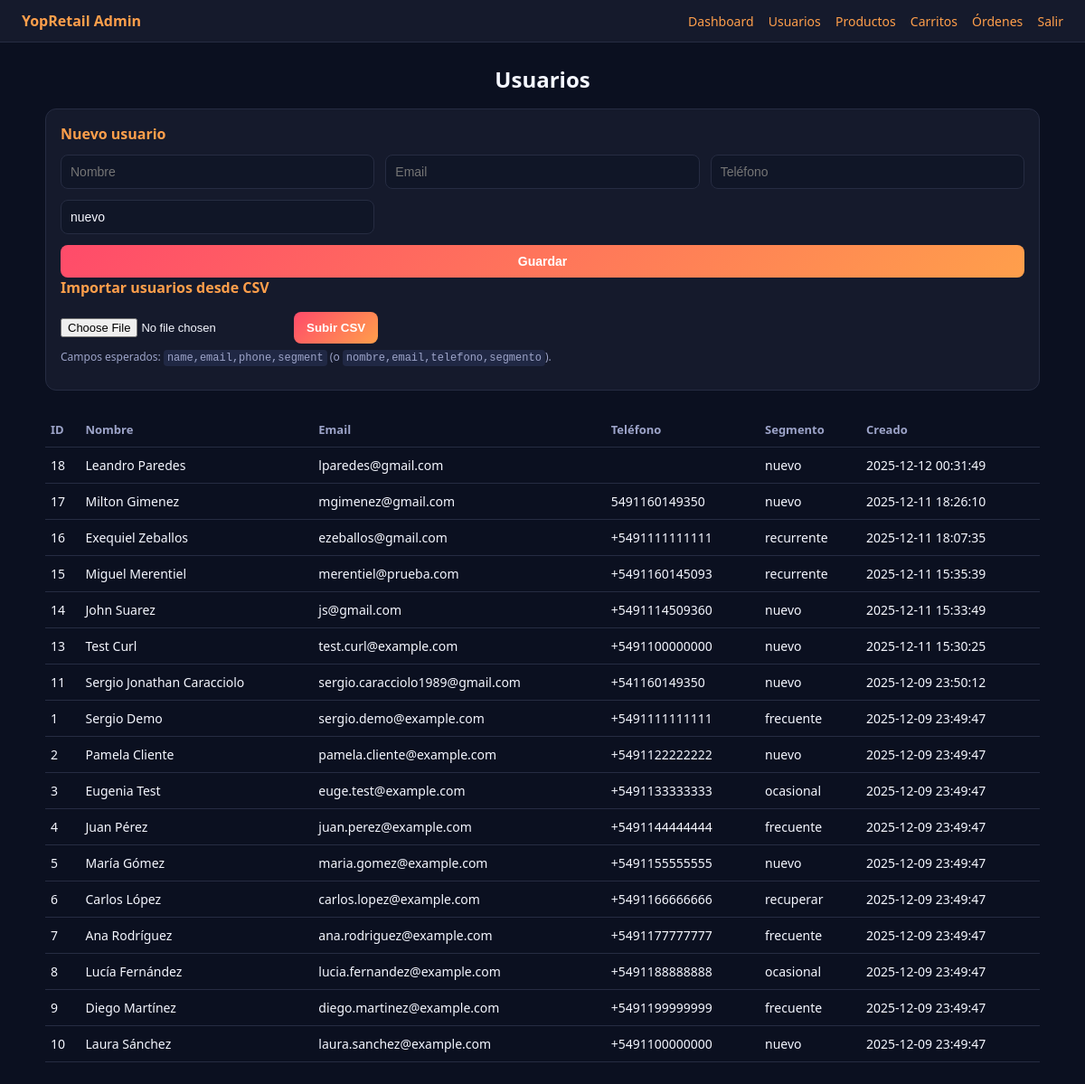
The app's page /admin/users (signed in), older data.
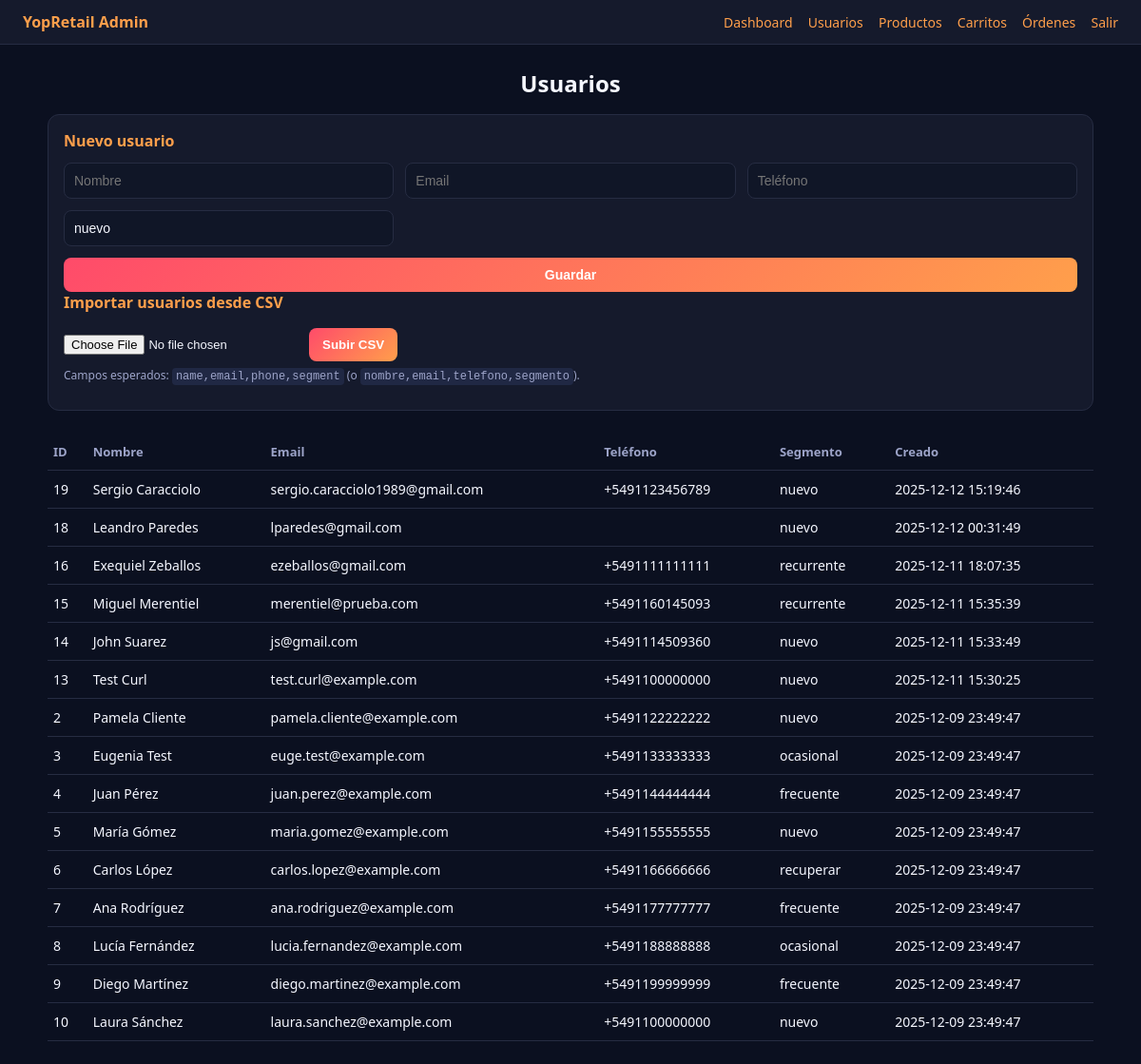
The same page, newer data.
### tables this page shows
CREATE TABLE users (
    id          INTEGER PRIMARY KEY AUTOINCREMENT,
    name        TEXT NOT NULL,
    email       TEXT NOT NULL UNIQUE,
    phone       TEXT,
    segment     TEXT DEFAULT 'nuevo',
    created_at  TEXT DEFAULT (datetime('now'))
);

### backoffice_app.py (the view)
@app.get("/admin/users", response_class=HTMLResponse)
def admin_users(request: Request, _: bool = Depends(get_current_admin)):
    with get_connection() as conn:
        rows = conn.execute(
            "SELECT id, name, email, phone, segment, created_at "
            "FROM users ORDER BY created_at DESC"
        ).fetchall()
    return templates.TemplateResponse(
        "users.html",
        {"request": request, "users": rows},
    )

### templates/users.html (shortened to what this page needs)
{% extends "admin_base.html" %}
{% block content %}
<h2>Usuarios</h2>
<section class="form-section">
  <h3>Nuevo usuario</h3>
  <form method="post" action="/admin/users" class="form-grid">
    <input type="text" name="name" placeholder="Nombre" required>
    <input type="email" name="email" placeholder="Email" required>
    <input type="text" name="phone" placeholder="Teléfono">
    <input type="text" name="segment" placeholder="Segmento" value="nuevo">
    <button type="submit">Guardar</button>
  </form>
  <h3>Importar usuarios desde CSV</h3>
  <form method="post" action="/admin/users/import" enctype="multipart/form-data" class="upload-form">
    <input type="file" name="file" accept=".csv" required>
    <button type="submit">Subir CSV</button>
    <p class="help-text">
      Campos esperados: <code>name,email,phone,segment</code> (o <code>nombre,email,telefono,segmento</code>).
    </p>
  </form>
</section>
<table class="table">
  <thead>
    <tr>
      <th>ID</th><th>Nombre</th><th>Email</th><th>Teléfono</th><th>Segmento</th><th>Creado</th>
    </tr>
  </thead>
  <tbody>
  {% for u in users %}
    <tr>
      <td>{{ u.id }}</td>
      <td>{{ u.name }}</td>
      <td>{{ u.email }}</td>
      <td>{{ u.phone }}</td>
      <td>{{ u.segment }}</td>
      <td>{{ u.created_at }}</td>
    </tr>
  {% endfor %}
  </tbody>
</table>
{% endblock %}

Row changes from the older to the newer data that the page shows:
removed users: id "17", name "Milton Gimenez", email "mgimenez@gmail.com", phone "5491160149350", segment "nuevo", created_at "2025-12-11 18:26:10"
removed users: id "11", name "Sergio Jonathan Caracciolo", email "sergio.caracciolo1989@gmail.com", phone "+541160149350", segment "nuevo", created_at "2025-12-09 23:50:12"
removed users: id "1", name "Sergio Demo", email "sergio.demo@example.com", phone "+5491111111111", segment "frecuente", created_at "2025-12-09 23:49:47"
added users: id "19", name "Sergio Caracciolo", email "sergio.caracciolo1989@gmail.com", phone "+5491123456789", segment "nuevo", created_at "2025-12-12 15:19:46"
